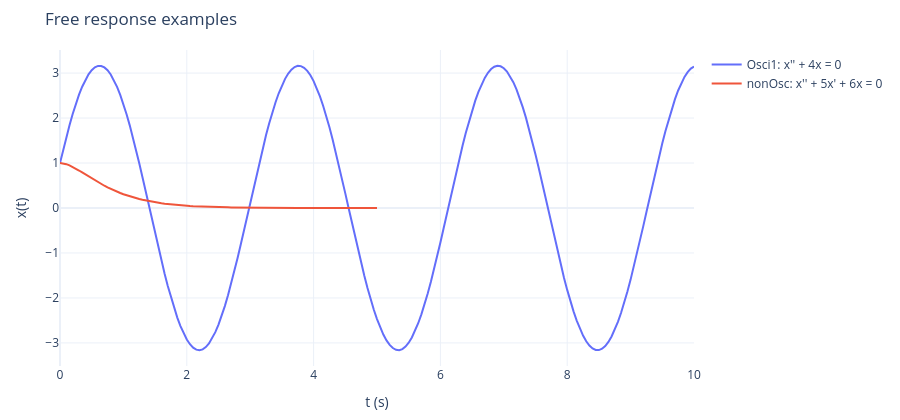

Source (notebook cell):
### Markdown cell above
## 2. 自由響應例題 `Osci1.m`、`nonOsc.m`

```matlab
% Osci1.m
t=0:0.05:10;
x=3*sin(2*t)+cos(2*t);
plot(t,x)
grid
```

```matlab
% nonOsc.m
t=0:0.05:5;
x=3*exp(-2*t)-2*exp(-3*t);
plot(t,x)
grid
```

例題 1：$\ddot x+4x=0,\ x(0)=1,\ \dot x(0)=6$，特徵根 $\pm j2$（無阻尼振盪）。
例題 2：$\ddot x+5\dot x+6x=0,\ x(0)=1,\ \dot x(0)=0$，特徵根 $-2,-3$（過阻尼、不振盪）。

### Code cell
x_osc1 = 3 * sp.sin(2 * t) + sp.cos(2 * t)
check("Osci1", 0, 4, 0, 1, 6, x_osc1, 10)
x_non = 3 * sp.exp(-2 * t) - 2 * sp.exp(-3 * t)
check("nonOsc", 5, 6, 0, 1, 0, x_non, 5)

fig = go.Figure()
tt = np.arange(0, 10 + 1e-9, 0.05)
fig.add_scatter(x=tt, y=num(x_osc1, tt), name="Osci1: x'' + 4x = 0")
tt5 = np.arange(0, 5 + 1e-9, 0.05)
fig.add_scatter(x=tt5, y=num(x_non, tt5), name="nonOsc: x'' + 5x' + 6x = 0")
show(fig, "Free response examples")
